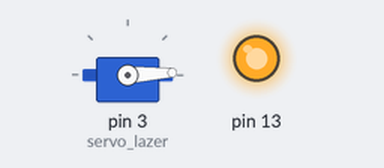
A sketch run on a simulated Arduino Uno, built with avr-gcc and run on an emulated ATmega328P. On the bench: servo, output pins drawn as LEDs (lit = HIGH).

Above: at 0.05 s.
At 1.15 s:
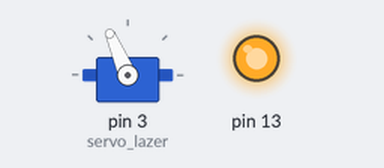
At 2.25 s:
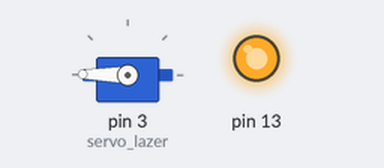
At 4.45 s:
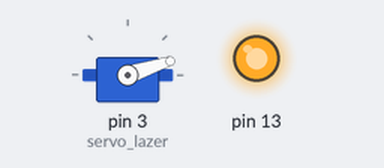
Timing chart, 0 to 6.0 s (numbered marks = the images above):
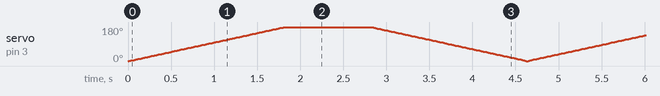

The sketch:

lazer_servo.ino
```cpp
#include <Servo.h>

Servo servo_lazer;

void setup()
{
  servo_lazer.attach(3);
  pinMode(13, 1);
  digitalWrite(13, 1);

}

void loop()
{

  for(int i = 0; i < 180; i++)
  {
    servo_lazer.write(i);
    delay(10);
  }
  delay(1000);
  for(int i = 180; i > 0; i--)
  {
    servo_lazer.write(i);
    delay(10);
  }

  //servo_lazer.write(0);
}
```
